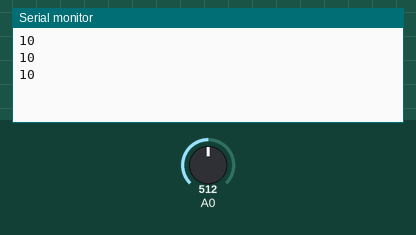
This sketch was run on a simulated Arduino Uno, built with avr-gcc and run on an emulated ATmega328P. On the bench: the last lines printed to the serial monitor. The inputs (shaded band) are chosen by the test bench; at power-on: A0 = 512.

Above: at 1.3 s.
1.4 s: A0 set to 716
At 1.9 s:
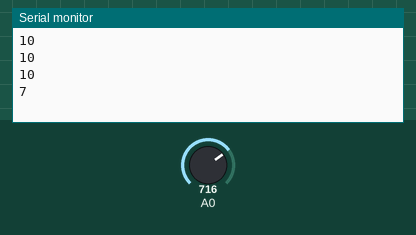
2.9 s: A0 set to 900
At 3.4 s:
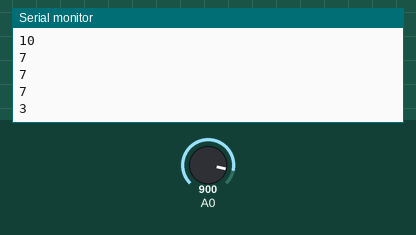
Timing chart, 0 to 5.9 s (numbered marks = the images above; inputs shaded):
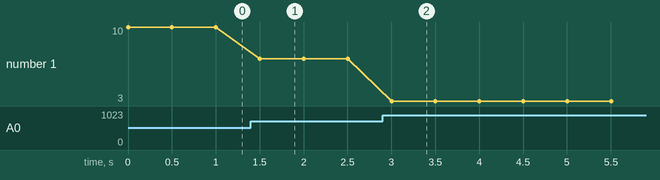

Measured:
- after the input at 1.4 s, the serial monitor: prints a new line after 0.10 s (image 1)
- after the input at 2.9 s, the serial monitor: prints a new line after 0.10 s (image 2)
- plotted number 1: 10 → 7 after the input at 1.4 s, 7 → 3 after the input at 2.9 s

The sketch:

ldr_vpython.ino
```cpp
int ir;
void setup() {
  Serial.begin(9600);
}


void loop() {

  int ir = analogRead(A0);
  int val=map(ir,0,1023,0,20);
  int val1=20-val;
  Serial.println(val1);
  delay(500);        // delay in between reads for stability
}
```
